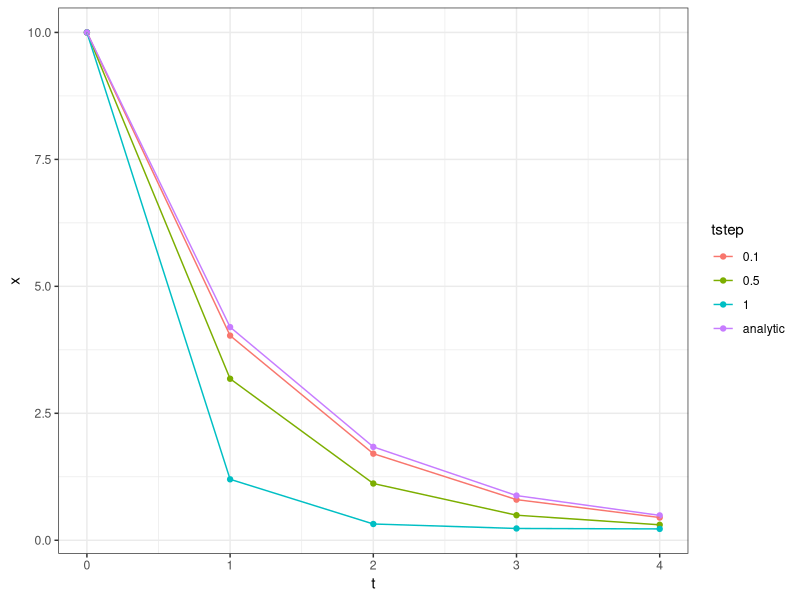

The R source for this figure: (Note: this script raises an error after producing the figure.)
## ---- chunk 1
library(ggplot2)
library(grid)   #unit
library(RColorBrewer) # brewer.pal
library(tidyr)
library(dplyr)
library(purrr)
library(tibble)
library(deSolve)

myColors <- brewer.pal(5,"Dark2")	
.simpleCap <- function(s) {
    paste(toupper(substring(s, 1, 1)), substring(s, 2),  sep = "")
}
colScale <- scale_colour_manual(name = "Variant",values = myColors)
.treatments <- structure(c(1,0.5), names = c("Litter input pulse","No Litter input"))
sizeScale <- scale_size_manual(name = "Treatment",values = .treatments)

#themeDefault <- theme_classic()  
themeDefault <- theme_bw()  
## ---- chunk 2
deriv <- function(t, x, parms){ list(
  dx = c(x = -parms$k*x + parms$i),
  output = c(decomp = -parms$k*x)
  )}
## ---- chunk 3
fAnalytic <- function(x0,times,k,i) (x0 - i/k)*exp(-k*times) + (i/k)
## ---- chunk 4
solveDiscrete <- function(y, tstep, func, tout, parms) {
  t <- seq(min(tout),max(tout),by = tstep)
  nstep <- length(t) - 1
  x <- c(x0, numeric(nstep))
  for(i in 1:nstep) {
    x[i+1] <- x[i] + func(t[i], x[i], parms)[[1]]*tstep
  }
  ans <- x[t %in% tout]
  ans
}
## ---- chunk 5
tsteps <- c(0.1,0.5,1)
parms <- list(k = 0.9, i = 0.2)
x0 <- 10
times <- 0:4
sims <- tsteps %>% map_df(function(tstep){
  tibble(
    solver = "discrete",
    tstep = as.character(tstep),
    t = times,
    x = solveDiscrete(x0, !!tstep, deriv, times, parms = parms)
  )
})
## ---- chunk 6
df <- sims %>% bind_rows(tibble(
  solver = "analytic",
  tstep = "analytic",
  t = times,
  x = fAnalytic(x0,times,parms$k, parms$i)
))
## ---- chunk 7
df %>% ggplot(aes(t,x, color = tstep)) + geom_point() + geom_line() + themeDefault
## ---- chunk 8
df1 <- tibble(
  t = seq(0,1,length.out = 20),
  sim_1 = x0 + deriv(0, x0, parms = parms)[[1]]*t,
  analytic = fAnalytic(x0,t,parms$k, parms$i)
)
df1 %>% pivot_longer(sim_1:analytic,"tstep", values_to = "x") %>% 
  ggplot(aes(t,x, color = tstep)) + geom_line() + themeDefault
## ---- chunk 9
correct_rate <- function(k,i,x0,ts) 
  #i/x0 -1/ts*((1 - i/k/x0)*exp(-k*ts) + i/k/x0 -1)
  i/x0 -1/ts*(i/k/x0 - 1)*(1 - exp(-k*ts))
parmsC1 <- within(parms, k <- correct_rate(k, i, x0, 1))
c(parms$k, parmsC1$k)
## ---- chunk 10
df1 <- df1 %>% mutate(
  sim_C = x0 + deriv(0, x0, parms = parmsC1)*t
)
df1 %>% pivot_longer(sim_1:sim_C,"tstep", values_to = "x") %>% 
  ggplot(aes(t,x, color = tstep)) + geom_line() + themeDefault
## ---- chunk 11
adjust_parms_identity <- function(parms, x, dx, ts) 
  list(is_adjusted = FALSE, parms = parms)
solveDiscreteAdj <- function(y, tstep, func, tout, parms
                              ,f_adjust_parms = adjust_parms_identity) {
  t <- seq(min(tout),max(tout),by = tstep)
  nstep <- length(t) - 1
  x <- c(x0, numeric(nstep))
  for(i in 1:nstep) {
    dx <- dx0 <- func(t[i], x[i], parms)[[1]]
    ans_adjust <- f_adjust_parms(parms, x[i], dx, tstep)
    if (isTRUE(ans_adjust$is_adjusted)){
      dx <- func(t[i], x[i], ans_adjust$parms)[[1]]
    }
    x[i+1] <- x[i] + dx * tstep
  }
  ans <- x[t %in% tout]
  ans
}
## ---- chunk 12
adjust_parms_firstorder <- function(p, x, dx, ts) {
  if (abs(dx*ts/x) <= 0.2) return(adjust_parms_identity(p,x,dx,ts))
  list(
    is_adjusted = TRUE, 
    parms = within(p, k <- correct_rate(p$k,p$i,x,ts)))
}
tsteps <- c(1,0.5,0.1)
simsAdj <- tsteps %>% map_df(function(tstep){
  tibble(
    solver = "discrete_adjusted",
    tstep = as.character(tstep),
    t = times,
    x = solveDiscreteAdj(x0, !!tstep, deriv, times, parms = parms
                         ,f_adjust_parms = adjust_parms_firstorder)
  )
})
## ---- chunk 13
df %>% bind_rows(simsAdj) %>% 
  ggplot(aes(t,x, color = solver, linetype = tstep)) + geom_point() + geom_line() + themeDefault
